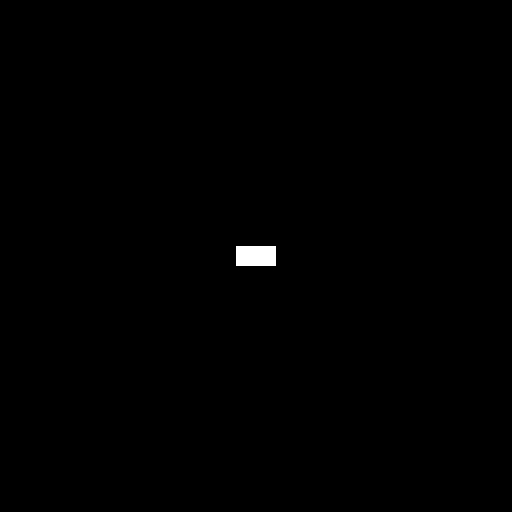
#> input picture Images/rettangolo.jpg, 512 x 512 px, found by its file name
$ python live.py
#> lines starting #> are read from the running program, lines starting #| are printed output that depends on the picture; after the words box and inside, x2 and y2 are one past the last pixel; in counts of white or black regions, pixels touching at a corner belong together
import skimage.io as io
import numpy as np
import matplotlib.pyplot as plt
import scipy.ndimage as ndi

from mpl_toolkits.mplot3d import Axes3D

originalImage = np.float64(io.imread('./Images/rettangolo.jpg'))
#> originalImage: shape (512, 512) float64; 0.31% white; 1 white region, box (x1, y1, x2, y2) and area: (236, 246, 276, 266) 800
fftImage = np.fft.fft2(originalImage)

adjustedFFT = np.log(1+np.abs(np.fft.fftshift(fftImage)))
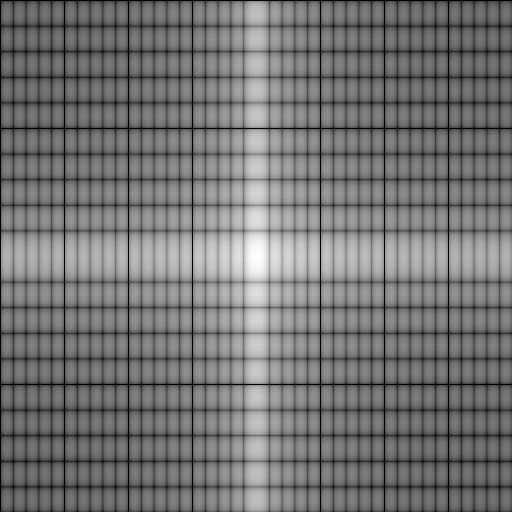
#> adjustedFFT: shape (512, 512) float64; min 0, max 12.23, mean 5.54; drawn with min black and max white

plt.figure()
plt.imshow(adjustedFFT, clim=None, cmap='gray', extent=(-0.5,+0.5,+0.5,-0.5))

M, N = originalImage.shape
#> M = 512; N = 512
P = 2*M
#> P = 1024
Q = 2*N
#> Q = 1024

fftImage2 = np.fft.fft2(originalImage, (P, Q))

adjustedFFT2 = np.log(1+np.abs(np.fft.fftshift(fftImage2)))
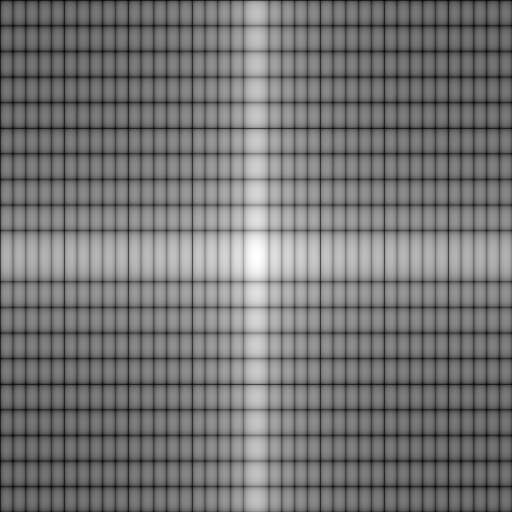
#> adjustedFFT2: shape (1024, 1024) float64 (shown at 1/2 size); min 0, max 12.23, mean 5.56; drawn with min black and max white

m = np.fft.fftshift(np.fft.fftfreq(adjustedFFT2.shape[0]))
#> m = 1024 values from -0.5 to 0.499
n = np.fft.fftshift(np.fft.fftfreq(adjustedFFT2.shape[1]))
#> n = 1024 values from -0.5 to 0.499

#ax3d = Axes3D(plt.figure())
fig = plt.figure()
ax3d = fig.add_subplot(111, projection='3d')

l, k = np.meshgrid(n, m)

ax3d.plot_surface(l, k, adjustedFFT2, linewidth=0, cmap='jet')
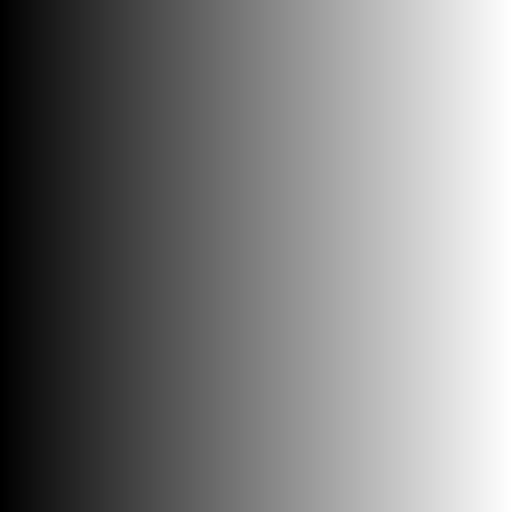
#> l: shape (1024, 1024) float64 (shown at 1/2 size); min -0.5, max 0.499, mean -0.000488; drawn with min black and max white

plt.show()
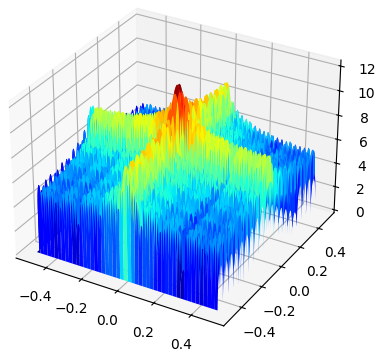
#> figure drawn by matplotlib, 1 panel
